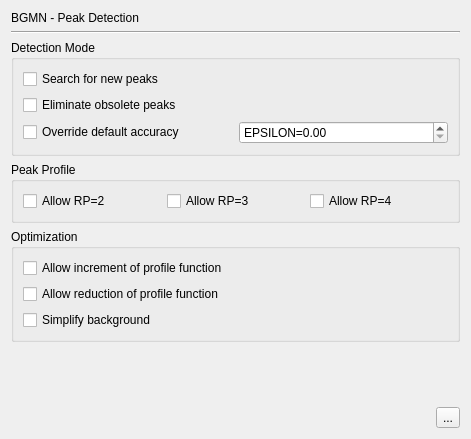
<?xml version="1.0" encoding="UTF-8"?>
<ui version="4.0">
 <class>PrefPageEflechConfig</class>
 <widget class="QWidget" name="PrefPageEflechConfig">
  <property name="geometry">
   <rect>
    <x>0</x>
    <y>0</y>
    <width>471</width>
    <height>439</height>
   </rect>
  </property>
  <property name="windowTitle">
   <string>Form</string>
  </property>
  <layout class="QVBoxLayout" name="verticalLayout_4">
   <item>
    <widget class="QLabel" name="label">
     <property name="text">
      <string>BGMN - Peak Detection</string>
     </property>
    </widget>
   </item>
   <item>
    <widget class="Line" name="line">
     <property name="orientation">
      <enum>Qt::Horizontal</enum>
     </property>
    </widget>
   </item>
   <item>
    <widget class="QGroupBox" name="groupBox">
     <property name="title">
      <string>Detection Mode</string>
     </property>
     <layout class="QGridLayout" name="gridLayout">
      <item row="2" column="0">
       <widget class="QCheckBox" name="checkBoxOverrideEpsilon">
        <property name="toolTip">
         <string>Override the default value for EPSILON to reduce or increase peak detection sensitivity</string>
        </property>
        <property name="text">
         <string>Override default accuracy</string>
        </property>
       </widget>
      </item>
      <item row="2" column="1">
       <widget class="QDoubleSpinBox" name="doubleSpinBoxEpsilon">
        <property name="toolTip">
         <string>Default: 0.05 (REFLEXION), 0.03 (TRANSMISSION), 0.08 (CAPILLARY)</string>
        </property>
        <property name="prefix">
         <string>EPSILON=</string>
        </property>
        <property name="maximum">
         <double>1.000000000000000</double>
        </property>
        <property name="singleStep">
         <double>0.010000000000000</double>
        </property>
       </widget>
      </item>
      <item row="1" column="0" colspan="2">
       <widget class="QCheckBox" name="checkBoxTestD">
        <property name="toolTip">
         <string>TEST=D: Allow the model to delete peaks of insufficient goodness of fit</string>
        </property>
        <property name="text">
         <string>Eliminate obsolete peaks</string>
        </property>
       </widget>
      </item>
      <item row="0" column="0" colspan="2">
       <widget class="QCheckBox" name="checkBoxTestN">
        <property name="toolTip">
         <string>TEST=N: Search for new peaks</string>
        </property>
        <property name="text">
         <string>Search for new peaks</string>
        </property>
       </widget>
      </item>
     </layout>
    </widget>
   </item>
   <item>
    <widget class="QGroupBox" name="groupBox_3">
     <property name="title">
      <string>Peak Profile</string>
     </property>
     <layout class="QGridLayout" name="gridLayout_2">
      <item row="0" column="0">
       <widget class="QCheckBox" name="checkBoxTest2">
        <property name="toolTip">
         <string>TEST=2: Allow the switches &quot;N&quot; and &quot;-&quot; to use RP=2</string>
        </property>
        <property name="text">
         <string>Allow RP=2</string>
        </property>
       </widget>
      </item>
      <item row="0" column="1">
       <widget class="QCheckBox" name="checkBoxTest3">
        <property name="toolTip">
         <string>TEST=3: Allow the switches &quot;N&quot;, &quot;+&quot;, and &quot;-&quot; to use RP=3</string>
        </property>
        <property name="text">
         <string>Allow RP=3</string>
        </property>
       </widget>
      </item>
      <item row="0" column="2">
       <widget class="QCheckBox" name="checkBoxTest4">
        <property name="toolTip">
         <string>TEST=4: Allow the switches &quot;N&quot; and &quot;+&quot; to use RP=4</string>
        </property>
        <property name="text">
         <string>Allow RP=4</string>
        </property>
       </widget>
      </item>
     </layout>
    </widget>
   </item>
   <item>
    <widget class="QGroupBox" name="groupBox_2">
     <property name="title">
      <string>Optimization</string>
     </property>
     <layout class="QVBoxLayout" name="verticalLayout_2">
      <item>
       <widget class="QCheckBox" name="checkBoxTestP">
        <property name="toolTip">
         <string>TEST=+: Allow the model to increase the profile function from RP=2 -&gt; 3 -&gt; 4 to improve the fit</string>
        </property>
        <property name="text">
         <string>Allow increment of profile function</string>
        </property>
       </widget>
      </item>
      <item>
       <widget class="QCheckBox" name="checkBoxTestM">
        <property name="toolTip">
         <string>TEST=-: Allow the model to reduce the profile function from RP=4 -&gt; 3 -&gt; 2 to improve the fit</string>
        </property>
        <property name="text">
         <string>Allow reduction of profile function</string>
        </property>
       </widget>
      </item>
      <item>
       <widget class="QCheckBox" name="checkBoxTestU">
        <property name="toolTip">
         <string>TEST=U: Search for a simplification of the background polynomial during the fit</string>
        </property>
        <property name="text">
         <string>Simplify background</string>
        </property>
       </widget>
      </item>
     </layout>
    </widget>
   </item>
   <item>
    <spacer name="verticalSpacer">
     <property name="orientation">
      <enum>Qt::Vertical</enum>
     </property>
     <property name="sizeHint" stdset="0">
      <size>
       <width>428</width>
       <height>47</height>
      </size>
     </property>
    </spacer>
   </item>
   <item>
    <layout class="QHBoxLayout" name="horizontalLayout">
     <item>
      <spacer name="horizontalSpacer">
       <property name="orientation">
        <enum>Qt::Horizontal</enum>
       </property>
       <property name="sizeHint" stdset="0">
        <size>
         <width>40</width>
         <height>20</height>
        </size>
       </property>
      </spacer>
     </item>
     <item>
      <widget class="QToolButton" name="toolButtonDefault">
       <property name="toolTip">
        <string>Reset all settings</string>
       </property>
       <property name="text">
        <string>...</string>
       </property>
       <property name="icon">
        <iconset theme="profex-undo">
         <normaloff>.</normaloff>.</iconset>
       </property>
      </widget>
     </item>
    </layout>
   </item>
  </layout>
 </widget>
 <tabstops>
  <tabstop>checkBoxTestN</tabstop>
  <tabstop>checkBoxTestD</tabstop>
  <tabstop>checkBoxOverrideEpsilon</tabstop>
  <tabstop>doubleSpinBoxEpsilon</tabstop>
  <tabstop>checkBoxTest2</tabstop>
  <tabstop>checkBoxTest3</tabstop>
  <tabstop>checkBoxTest4</tabstop>
  <tabstop>checkBoxTestP</tabstop>
  <tabstop>checkBoxTestM</tabstop>
  <tabstop>checkBoxTestU</tabstop>
  <tabstop>toolButtonDefault</tabstop>
 </tabstops>
 <resources/>
 <connections>
  <connection>
   <sender>checkBoxOverrideEpsilon</sender>
   <signal>toggled(bool)</signal>
   <receiver>doubleSpinBoxEpsilon</receiver>
   <slot>setEnabled(bool)</slot>
   <hints>
    <hint type="sourcelabel">
     <x>222</x>
     <y>150</y>
    </hint>
    <hint type="destinationlabel">
     <x>456</x>
     <y>155</y>
    </hint>
   </hints>
  </connection>
  <connection>
   <sender>toolButtonDefault</sender>
   <signal>clicked()</signal>
   <receiver>PrefPageEflechConfig</receiver>
   <slot>resetSettings()</slot>
   <hints>
    <hint type="sourcelabel">
     <x>341</x>
     <y>398</y>
    </hint>
    <hint type="destinationlabel">
     <x>344</x>
     <y>358</y>
    </hint>
   </hints>
  </connection>
 </connections>
 <slots>
  <slot>resetSettings()</slot>
 </slots>
</ui>
